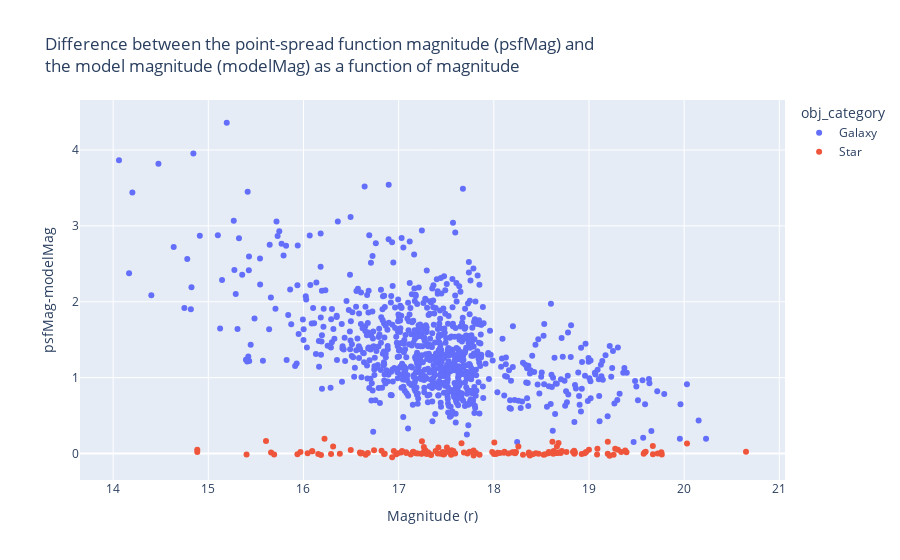

The cell this chart's notebook holds for it:
### Code cell
train_ps.plot.scatter(x='modelMag_r', y="psfModelDiff", color="obj_category",
                      title="Difference between the point-spread function magnitude (psfMag) and <br>the model magnitude (modelMag) as a function of magnitude",
                     labels=dict(modelMag_r="Magnitude (r)", psfModelDiff="psfMag-modelMag"))

### Figure 1 — Plotly figure (JSON) as saved in the notebook; plotly's stock layout.template omitted (floating-point values rounded to 4 significant figures; data arrays with more than 128 entries replaced by an {"elided": "..."} marker saying what was removed)
{"data": [{"hovertemplate": "obj_category=Galaxy<br>Magnitude (r)=%{x}<br>psfMag-modelMag=%{y}<extra></extra>", "legendgroup": "Galaxy", "marker": {"color": "#636efa", "symbol": "circle"}, "mode": "markers", "name": "Galaxy", "orientation": "v", "showlegend": true, "type": "scatter", "x": {"elided": "857 float values"}, "xaxis": "x", "y": {"elided": "857 float values"}, "yaxis": "y"}, {"hovertemplate": "obj_category=Star<br>Magnitude (r)=%{x}<br>psfMag-modelMag=%{y}<extra></extra>", "legendgroup": "Star", "marker": {"color": "#EF553B", "symbol": "circle"}, "mode": "markers", "name": "Star", "orientation": "v", "showlegend": true, "type": "scatter", "x": {"elided": "143 float values"}, "xaxis": "x", "y": {"elided": "143 float values"}, "yaxis": "y"}], "layout": {"autosize": true, "legend": {"title": {"text": "obj_category"}, "tracegroupgap": 0}, "title": {"text": "Difference between the point-spread function magnitude (psfMag) and <br>the model magnitude (modelMag) as a function of magnitude"}, "xaxis": {"anchor": "y", "autorange": true, "domain": [0, 1], "range": [13.67, 21.05], "title": {"text": "Magnitude (r)"}, "type": "linear"}, "yaxis": {"anchor": "x", "autorange": true, "domain": [0, 1], "range": [-0.4131, 4.723], "title": {"text": "psfMag-modelMag"}, "type": "linear"}}}
